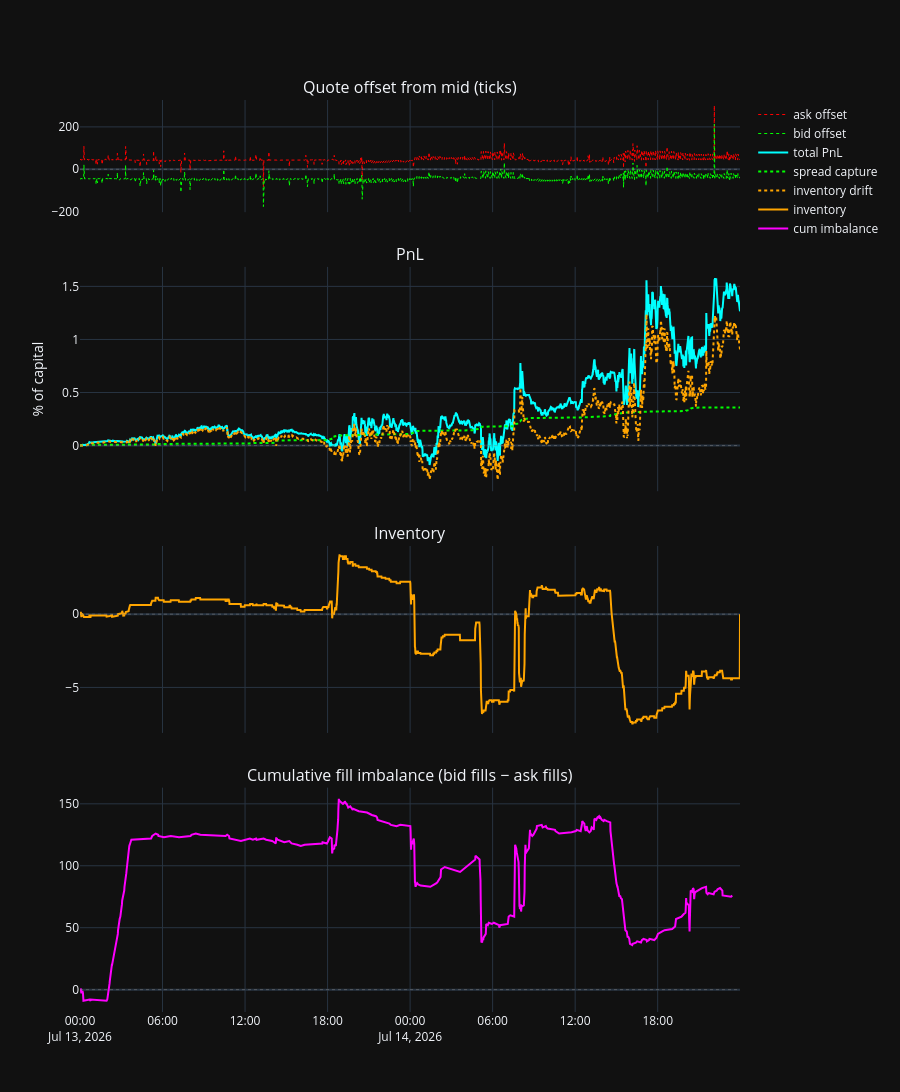

Write notebook code for a chart like this one.
### Code cell
s.plot(tick_size=1e-3).show()

### Figure 1 — Plotly figure (JSON) as saved in the notebook; plotly's stock layout.template omitted (floating-point values rounded to 4 significant figures; data arrays with more than 128 entries replaced by an {"elided": "..."} marker saying what was removed)
{"data": [{"line": {"color": "red", "dash": "dot", "width": 1}, "mode": "lines", "name": "ask offset", "type": "scatter", "x": {"elided": "2880 str values"}, "xaxis": "x", "y": {"elided": "2880 float values"}, "yaxis": "y"}, {"line": {"color": "lime", "dash": "dot", "width": 1}, "mode": "lines", "name": "bid offset", "type": "scatter", "x": {"elided": "2880 str values"}, "xaxis": "x", "y": {"elided": "2880 float values"}, "yaxis": "y"}, {"line": {"color": "cyan", "width": 2}, "mode": "lines", "name": "total PnL", "type": "scatter", "x": {"elided": "2880 str values"}, "xaxis": "x2", "y": {"elided": "2880 float values"}, "yaxis": "y2"}, {"line": {"color": "lime", "dash": "dot"}, "mode": "lines", "name": "spread capture", "type": "scatter", "x": {"elided": "2880 str values"}, "xaxis": "x2", "y": {"elided": "2880 float values"}, "yaxis": "y2"}, {"line": {"color": "orange", "dash": "dot"}, "mode": "lines", "name": "inventory drift", "type": "scatter", "x": {"elided": "2880 str values"}, "xaxis": "x2", "y": {"elided": "2880 float values"}, "yaxis": "y2"}, {"line": {"color": "orange"}, "mode": "lines", "name": "inventory", "type": "scatter", "x": {"elided": "2880 str values"}, "xaxis": "x3", "y": {"elided": "2880 float values"}, "yaxis": "y3"}, {"line": {"color": "magenta"}, "mode": "lines", "name": "cum imbalance", "type": "scatter", "x": {"elided": "491 str values"}, "xaxis": "x4", "y": {"elided": "491 float values"}, "yaxis": "y4"}], "layout": {"annotations": [{"font": {"size": 16}, "showarrow": false, "text": "Quote offset from mid (ticks)", "x": 0.5, "xanchor": "center", "xref": "paper", "y": 1, "yanchor": "bottom", "yref": "paper"}, {"font": {"size": 16}, "showarrow": false, "text": "PnL", "x": 0.5, "xanchor": "center", "xref": "paper", "y": 0.817, "yanchor": "bottom", "yref": "paper"}, {"font": {"size": 16}, "showarrow": false, "text": "Inventory", "x": 0.5, "xanchor": "center", "xref": "paper", "y": 0.511, "yanchor": "bottom", "yref": "paper"}, {"font": {"size": 16}, "showarrow": false, "text": "Cumulative fill imbalance (bid fills − ask fills)", "x": 0.5, "xanchor": "center", "xref": "paper", "y": 0.246, "yanchor": "bottom", "yref": "paper"}], "height": 1100, "legend": {"orientation": "v", "x": 1.02, "xanchor": "left", "y": 1, "yanchor": "top"}, "margin": {"r": 160}, "shapes": [{"line": {"color": "gray", "dash": "dot", "width": 0.5}, "type": "line", "x0": 0, "x1": 1, "xref": "x domain", "y0": 0, "y1": 0, "yref": "y"}, {"line": {"color": "gray", "dash": "dot", "width": 0.5}, "type": "line", "x0": 0, "x1": 1, "xref": "x2 domain", "y0": 0, "y1": 0, "yref": "y2"}, {"line": {"color": "gray", "dash": "dot", "width": 0.5}, "type": "line", "x0": 0, "x1": 1, "xref": "x3 domain", "y0": 0, "y1": 0, "yref": "y3"}, {"line": {"color": "gray", "dash": "dot", "width": 0.5}, "type": "line", "x0": 0, "x1": 1, "xref": "x4 domain", "y0": 0, "y1": 0, "yref": "y4"}], "showlegend": true, "xaxis": {"anchor": "y", "domain": [0, 1], "matches": "x4", "showticklabels": false}, "xaxis2": {"anchor": "y2", "domain": [0, 1], "matches": "x4", "showticklabels": false}, "xaxis3": {"anchor": "y3", "domain": [0, 1], "matches": "x4", "showticklabels": false}, "xaxis4": {"anchor": "y4", "domain": [0, 1]}, "yaxis": {"anchor": "x", "domain": [0.877, 1]}, "yaxis2": {"anchor": "x2", "domain": [0.571, 0.817], "title": {"text": "% of capital"}}, "yaxis3": {"anchor": "x3", "domain": [0.306, 0.511]}, "yaxis4": {"anchor": "x4", "domain": [0, 0.246]}}}
